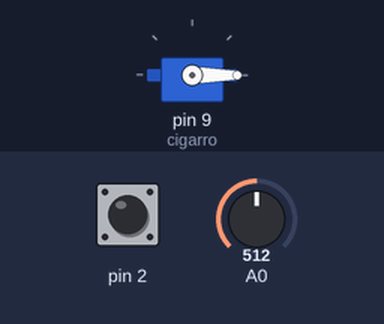
Recording of a sketch running on a simulated Arduino Uno, built with avr-gcc and run on an emulated ATmega328P. On the bench: servo. The test bench sets the inputs (shaded band); at power-on: A0 = 512, pin 2 HIGH.

Above: at 1.2 s.
1.3 s: A0 set to 796
2.8 s: A0 set to 821
At 3.1 s:
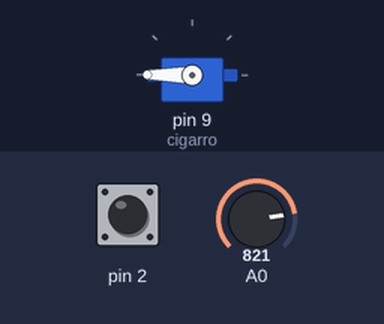
Timing chart, 0 to 7.8 s (numbered marks = the images above; inputs shaded):
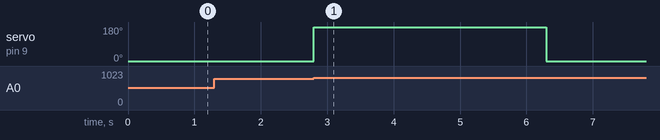

Measured:
- the behaviour switches between 802 and 803 on A0 (found by bisection; images 0 and 1)
- after the input at 1.3 s, every drawn part: stays the same
- after the input at 2.8 s, servo on pin 9 (cigarro): 0° → 180° at once, → 0° 3.5 s later

The sketch:

MaquinaCigarro.ino
```cpp
#include <Servo.h>
int sensor=0;
// Declaramos la variable para controlar el servo
Servo cigarro;

void setup() {
   pinMode (2, INPUT);
  // Iniciamos el servo para que empiece a trabajar con el pin 9
  cigarro.attach(9);

}

void loop() {
 if (digitalRead(2)==LOW){
  while (digitalRead(2)==LOW);
  cigarro.write(180);
  delay(3500);
  cigarro.write(0);
 }
 else
 cigarro.write(0);

 sensor = analogRead(A0);
 sensor= map(sensor, 0, 1023, 0, 255);

if (sensor < 200) {
  while (sensor < 200) {
  sensor= analogRead (A0);
  sensor = map(sensor, 0, 1023, 0, 255);
  }
  cigarro.write(180);
  delay(3500);
  cigarro.write(0);
 }

 else
 cigarro.write(0);
}
```
